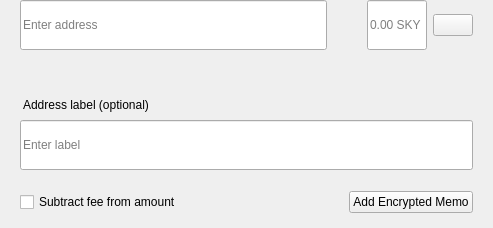
<?xml version="1.0" encoding="UTF-8"?>
<ui version="4.0">
 <class>SendMultiRow</class>
 <widget class="QWidget" name="SendMultiRow">
  <property name="geometry">
   <rect>
    <x>0</x>
    <y>0</y>
    <width>493</width>
    <height>228</height>
   </rect>
  </property>
  <property name="minimumSize">
   <size>
    <width>0</width>
    <height>0</height>
   </size>
  </property>
  <property name="maximumSize">
   <size>
    <width>16777215</width>
    <height>16777215</height>
   </size>
  </property>
  <property name="windowTitle">
   <string notr="true">N/A</string>
  </property>
  <layout class="QVBoxLayout" name="verticalLayout_3">
   <property name="spacing">
    <number>0</number>
   </property>
   <property name="leftMargin">
    <number>0</number>
   </property>
   <property name="topMargin">
    <number>0</number>
   </property>
   <property name="rightMargin">
    <number>20</number>
   </property>
   <property name="bottomMargin">
    <number>5</number>
   </property>
   <item alignment="Qt::AlignTop">
    <widget class="QWidget" name="widget" native="true">
     <property name="sizePolicy">
      <sizepolicy hsizetype="Expanding" vsizetype="Maximum">
       <horstretch>0</horstretch>
       <verstretch>0</verstretch>
      </sizepolicy>
     </property>
     <property name="minimumSize">
      <size>
       <width>0</width>
       <height>60</height>
      </size>
     </property>
     <property name="maximumSize">
      <size>
       <width>16777215</width>
       <height>85</height>
      </size>
     </property>
     <layout class="QHBoxLayout" name="horizontalLayout" stretch="6,0,2">
      <property name="spacing">
       <number>0</number>
      </property>
      <property name="leftMargin">
       <number>8</number>
      </property>
      <property name="topMargin">
       <number>0</number>
      </property>
      <property name="rightMargin">
       <number>0</number>
      </property>
      <property name="bottomMargin">
       <number>0</number>
      </property>
      <item alignment="Qt::AlignTop">
       <widget class="QStackedWidget" name="stackedAddress">
        <property name="minimumSize">
         <size>
          <width>0</width>
          <height>50</height>
         </size>
        </property>
        <property name="maximumSize">
         <size>
          <width>16777215</width>
          <height>50</height>
         </size>
        </property>
        <widget class="QWidget" name="page_4">
         <property name="sizePolicy">
          <sizepolicy hsizetype="Expanding" vsizetype="Preferred">
           <horstretch>0</horstretch>
           <verstretch>0</verstretch>
          </sizepolicy>
         </property>
         <property name="minimumSize">
          <size>
           <width>0</width>
           <height>50</height>
          </size>
         </property>
         <property name="maximumSize">
          <size>
           <width>16777215</width>
           <height>55</height>
          </size>
         </property>
         <layout class="QVBoxLayout" name="verticalLayout_7">
          <property name="spacing">
           <number>0</number>
          </property>
          <property name="leftMargin">
           <number>12</number>
          </property>
          <property name="topMargin">
           <number>0</number>
          </property>
          <property name="rightMargin">
           <number>0</number>
          </property>
          <property name="bottomMargin">
           <number>0</number>
          </property>
          <item>
           <widget class="QLineEdit" name="lineEditAddress">
            <property name="minimumSize">
             <size>
              <width>0</width>
              <height>50</height>
             </size>
            </property>
            <property name="maximumSize">
             <size>
              <width>16777215</width>
              <height>50</height>
             </size>
            </property>
            <property name="placeholderText">
             <string>Enter address</string>
            </property>
           </widget>
          </item>
         </layout>
        </widget>
        <widget class="QWidget" name="page_3"/>
       </widget>
      </item>
      <item>
       <spacer name="horizontalSpacer_3">
        <property name="orientation">
         <enum>Qt::Horizontal</enum>
        </property>
        <property name="sizeType">
         <enum>QSizePolicy::Fixed</enum>
        </property>
        <property name="sizeHint" stdset="0">
         <size>
          <width>40</width>
          <height>20</height>
         </size>
        </property>
       </spacer>
      </item>
      <item>
       <layout class="QHBoxLayout" name="horizontalLayout_2">
        <property name="spacing">
         <number>6</number>
        </property>
        <item alignment="Qt::AlignTop">
         <widget class="QLineEdit" name="lineEditAmount">
          <property name="sizePolicy">
           <sizepolicy hsizetype="Expanding" vsizetype="Preferred">
            <horstretch>0</horstretch>
            <verstretch>0</verstretch>
           </sizepolicy>
          </property>
          <property name="minimumSize">
           <size>
            <width>0</width>
            <height>50</height>
           </size>
          </property>
          <property name="maximumSize">
           <size>
            <width>16777215</width>
            <height>50</height>
           </size>
          </property>
          <property name="maxLength">
           <number>17</number>
          </property>
          <property name="alignment">
           <set>Qt::AlignLeading|Qt::AlignLeft|Qt::AlignVCenter</set>
          </property>
          <property name="placeholderText">
           <string notr="true">0.00 SKY</string>
          </property>
         </widget>
        </item>
        <item>
         <layout class="QVBoxLayout" name="verticalLayout">
          <property name="topMargin">
           <number>14</number>
          </property>
          <property name="bottomMargin">
           <number>0</number>
          </property>
          <item alignment="Qt::AlignTop">
           <widget class="QPushButton" name="btnMenu">
            <property name="minimumSize">
             <size>
              <width>0</width>
              <height>0</height>
             </size>
            </property>
            <property name="maximumSize">
             <size>
              <width>16777215</width>
              <height>16777215</height>
             </size>
            </property>
            <property name="focusPolicy">
             <enum>Qt::NoFocus</enum>
            </property>
            <property name="text">
             <string/>
            </property>
           </widget>
          </item>
         </layout>
        </item>
       </layout>
      </item>
     </layout>
    </widget>
   </item>
   <item>
    <widget class="QWidget" name="layoutLabel" native="true">
     <property name="minimumSize">
      <size>
       <width>0</width>
       <height>0</height>
      </size>
     </property>
     <property name="maximumSize">
      <size>
       <width>16777215</width>
       <height>16777215</height>
      </size>
     </property>
     <layout class="QVBoxLayout" name="verticalLayout_9">
      <property name="spacing">
       <number>6</number>
      </property>
      <property name="leftMargin">
       <number>20</number>
      </property>
      <property name="topMargin">
       <number>0</number>
      </property>
      <property name="rightMargin">
       <number>0</number>
      </property>
      <property name="bottomMargin">
       <number>10</number>
      </property>
      <item>
       <spacer name="verticalSpacer">
        <property name="orientation">
         <enum>Qt::Vertical</enum>
        </property>
        <property name="sizeType">
         <enum>QSizePolicy::Fixed</enum>
        </property>
        <property name="sizeHint" stdset="0">
         <size>
          <width>20</width>
          <height>20</height>
         </size>
        </property>
       </spacer>
      </item>
      <item>
       <widget class="QLabel" name="labelSubtitleDescription">
        <property name="styleSheet">
         <string notr="true">margin-bottom:2px;
margin-left:0.05px;
padding:0px;</string>
        </property>
        <property name="text">
         <string>Address label (optional)</string>
        </property>
       </widget>
      </item>
      <item>
       <widget class="QLineEdit" name="lineEditDescription">
        <property name="minimumSize">
         <size>
          <width>0</width>
          <height>50</height>
         </size>
        </property>
        <property name="maximumSize">
         <size>
          <width>16777215</width>
          <height>50</height>
         </size>
        </property>
        <property name="placeholderText">
         <string>Enter label</string>
        </property>
       </widget>
      </item>
      <item>
       <spacer name="verticalSpacer_2">
        <property name="orientation">
         <enum>Qt::Vertical</enum>
        </property>
        <property name="sizeType">
         <enum>QSizePolicy::Fixed</enum>
        </property>
        <property name="sizeHint" stdset="0">
         <size>
          <width>20</width>
          <height>15</height>
         </size>
        </property>
       </spacer>
      </item>
      <item>
       <widget class="QWidget" name="containerMemo" native="true">
        <layout class="QHBoxLayout" name="horizontalLayout_5">
         <property name="leftMargin">
          <number>0</number>
         </property>
         <property name="topMargin">
          <number>0</number>
         </property>
         <property name="rightMargin">
          <number>0</number>
         </property>
         <property name="bottomMargin">
          <number>0</number>
         </property>
         <item>
          <widget class="QCheckBox" name="checkboxSubtractFeeFromAmount">
           <property name="toolTip">
            <string>The fee will be deducted from the amount being sent. The recipient will receive less SKY than you enter in the amount field. If multiple recipients are selected, the fee is split equally.</string>
           </property>
           <property name="text">
            <string>Subtract fee from amount</string>
           </property>
          </widget>
         </item>
         <item>
          <spacer name="horizontalSpacer">
           <property name="orientation">
            <enum>Qt::Horizontal</enum>
           </property>
           <property name="sizeHint" stdset="0">
            <size>
             <width>40</width>
             <height>20</height>
            </size>
           </property>
          </spacer>
         </item>
         <item>
          <widget class="QPushButton" name="btnAddMemo">
           <property name="text">
            <string notr="true">Add Encrypted Memo</string>
           </property>
          </widget>
         </item>
        </layout>
       </widget>
      </item>
     </layout>
    </widget>
   </item>
  </layout>
 </widget>
 <resources/>
 <connections/>
</ui>
